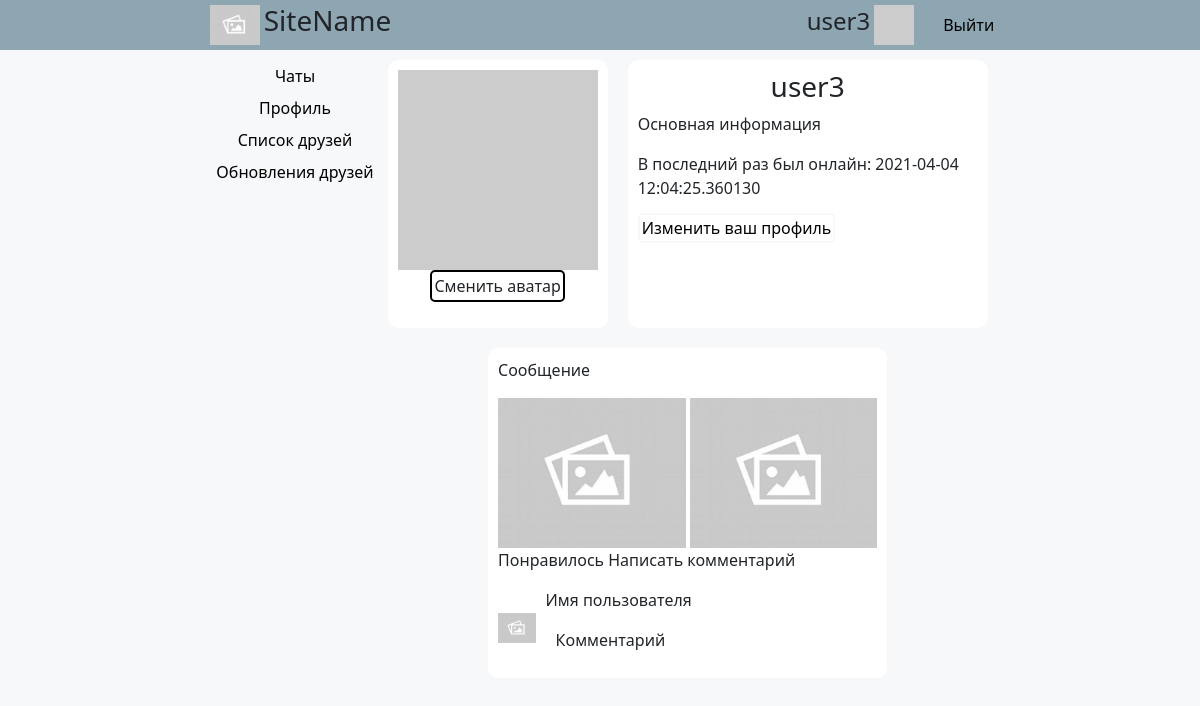
Before: /user/user3 (signed in) with the older database file.
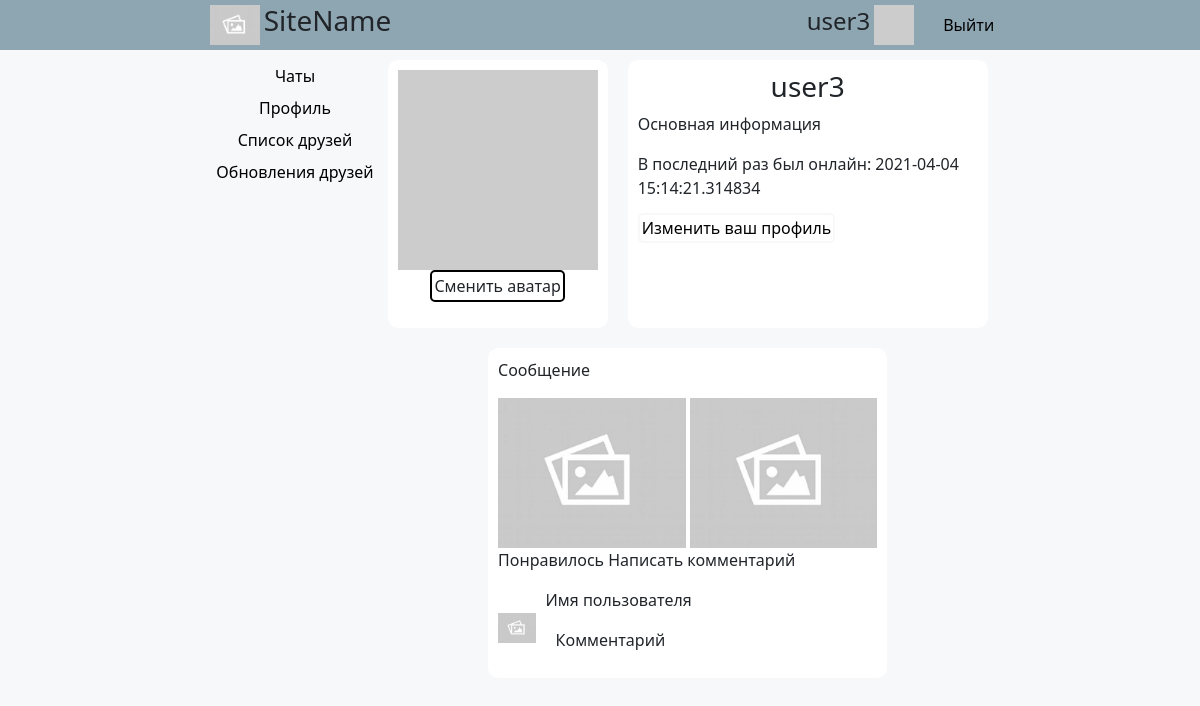
After: the same page with the newer database file.
### app/models.py (models this page shows, shortened)
class User(UserMixin, db.Model):
    id = db.Column(db.Integer, primary_key=True)
    username = db.Column(db.String(64), index=True, unique=True)
    email = db.Column(db.String(120), index=True, unique=True)
    password_hash = db.Column(db.String(128))
    posts = db.relationship('Post', backref='author', lazy='dynamic')
    invitations = db.relationship('Invitation', backref='user', lazy='dynamic')
    about_me = db.Column(db.String(140))
    last_seen = db.Column(db.DateTime, default=datetime.now(pytz.timezone('Europe/Moscow')))
    followed = db.relationship(
        'User', secondary=followers,
        primaryjoin=(followers.c.follower_id == id),
        secondaryjoin=(followers.c.followed_id == id),
        backref=db.backref('followers', lazy='dynamic'), lazy='dynamic')
    def avatar(self, size):
        digest = md5(self.email.lower().encode('utf-8')).hexdigest()
        return 'https://www.gravatar.com/avatar/{}?d=identicon&s={}'.format(
            digest, size)

### app/routes.py (the view)
@app.route('/user/<username>')
@login_required
def user(username):
    user = User.query.filter_by(username=username).first_or_404()
    chats = user.chats
    return render_template('user.html', user=user, chats=chats, title=user.username)

### app/models.py (called while the page is built)
@login.user_loader
def load_user(id):
    return User.query.get(int(id))

### app/routes.py (called while the page is built)
@app.before_request
def before_request():
    if current_user.is_authenticated:
        current_user.last_seen = datetime.now(pytz.timezone('Europe/Moscow'))
        db.session.commit()

### app/templates/user.html (shortened to what this page needs)
{% extends "base.html" %}
{% block content %}
    <div class = 'main-part'>
    <link rel="stylesheet" href="../static/profile.css" type="text/css"/>
    <div class="client-inf">
        <div class="avatar-change">
            <img src="{{ user.avatar(128) }}">
            {% if user == current_user %}
                <p class="change-button">Сменить аватар</p>
            {% endif %}
        </div>
        <div class="information-block">
            <h3>{{ user.username }}</h3>
            <p>Основная информация</p>
            {% if user.last_seen %}<p>В последний раз был онлайн: {{ user.last_seen }}</p>{% endif %}
            {% if user == current_user %}
                <p><a href="{{ url_for('edit_profile') }}">Изменить ваш профиль</a></p>
            {% elif not (current_user.is_following(user) or user.is_following(current_user)) %}
                <p><a href="{{ url_for('follow', username=user.username) }}">Добавить в друзья</a></p>
                <p><a href="{{ url_for('write_message', username=user.username) }}">Написать сообщение</a></p>
            {% else %}
                <p><a href="{{ url_for('unfollow', username=user.username) }}">Удалить из списка друзей</a></p>
                <p><a href="{{ url_for('write_message', username=user.username) }}">Написать сообщение</a></p>
            {% endif %}
        </div>
    </div>
    <div class = 'client-news'>
        <div class = 'note'>
            <p> Сообщение </p>
            <div class = "note-img-box">
                <img src = "../static/empty.jpg"/>
                <img src = "../static/empty.jpg"/>
            </div>
            <p class = "toolbar">
                <label class = "like">
                    Понравилось
                </label>
                <label class = "comment">
                    Написать комментарий
                </label>
            </p>
            <div class = 'comment-container'>
                <div class = 'comment-block'>
                    <div class = 'comment-user-inf'>
                        <img src = '../static/empty.jpg'>
                    </div>
                    <div class = 'comment-text'>
                        <p class = 'commentator-name'> Имя пользователя </p>
                        <p class = 'comment-text'> Комментарий </p>
                    </div>
                </div>
            </div>
        </div>
    </div>
    </div>
{% endblock %}

### app/templates/base.html (shortened to what this page needs)
<html>
    <head>
        <link href="https://cdn.jsdelivr.net/npm/bootstrap@5.0.0-beta3/dist/css/bootstrap.min.css" rel="stylesheet">
        <link rel="stylesheet" href="../static/common.css" type="text/css"/>
        <link rel="stylesheet" href="../static/messages.css" type="text/css"/>
        <link rel="stylesheet" href="../static/friends.css" type="text/css"/>
    </head>
    <body>
        <header class = "first_color">
		    <div class = "name-logo">
			    <div>
				    <img src = "../static/empty.jpg"/>
			    </div>
			    <div>
				    <h3>SiteName</h3>
			    </div>
		    </div>
            {% if current_user.is_authenticated %}
		        <div class = "user-information" onclick="location.href='{{ url_for('user', username=current_user.username)}}';">
			        <div>
				        <h4>{{ current_user.username }}</h4>
			        </div>
			        <div>
				        <img src = "{{ current_user.avatar(128) }}"/>
			        </div>
                    <div>
                        {% if current_user.is_anonymous %}
                            <a href="{{ url_for('login') }}">Войти</a>
                        {% else %}
                            <a href="{{ url_for('logout') }}">Выйти</a>
                        {% endif %}
                    </div>
		        </div>
            {% endif %}
	</header>
        <div class="content">
            <div class="site-nav">
                <a href="{{ url_for('index') }}">Чаты</a>
                {% if not current_user.is_anonymous %}
                    <a href="{{ url_for('user', username=current_user.username) }}">Профиль</a>
                {% endif %}
                <a href="{{ url_for('list_of_friends') }}">Список друзей</a>
                <a href ="{{ url_for('news') }}"> Обновления друзей </a>
            </div>
            {% block content %}{% endblock %}
        </div>
    </body>
</html>

### app/static/common.css (style rules this page uses)
.first_color { background-color: #8ea6b2; }
body { padding: 0px; margin: 0px; background-color: #f7f8fa; }
header { width: 100%; height: 50px; display: flex; justify-content: space-around; }
.name-logo img { height: 40px; align-self: center; }
.name-logo h3 { align-self: center; }
.name-logo div { height: 100%; display: flex; padding-left: 4px; }
.name-logo { height: 100%; display: flex; }
.user-information img { height: 40px; align-self: center; }
.user-information h4 { align-self: center; cursor: pointer; }
.user-information div { height: 100%; display: flex; padding-left: 4px; }
.user-information { height: 100%; display: flex; }
.content { display: flex; padding-top: 10px; width: 100%; justify-content: center; }
.site-nav { display: flex; flex-direction: column; justify-content: center; align-items: center; align-self: baseline; }
.main-part { width: 50%; display: flex; align-items: center; flex-direction: column; margin-left: 10px; }

### app/static/profile.css (style rules this page uses)
.client-inf { display: flex; }
.avatar-change { display:flex; flex-direction: column; align-items: center; background-color: white; border-radius: 10px; padding: 10px; }
.avatar-change img { height:200px; }
.avatar-change p { border: 2px solid black; border-radius: 5px; padding: 2px; cursor: pointer; }
.information-block { margin-left: 20px; width: 100%; display: flex; flex-direction: column; background-color: white; padding: 10px; border-radius: 10px; }
.information-block h3 { text-align: center; }
.information-block a { text-decoration: none; color: black; border: 2px solid #f7f8fa; border-radius: 5px; padding: 2px; }
.client-news { margin-top: 10px; }
.note { background-color: white; padding: 10px; border-radius: 10px; margin-top: 10px; }
.note img { height: 150px; }
.comment-block { display: flex; justify-content: flex-start; align-items: center; }
.comment-user-inf img { height: 30px; }
.comment-text { margin-left: 10px; }

### app/templates/base.html (style rules this page uses)
.site-nav a { text-decoration: none; color: black; border: 2px solid #f7f8fa; border-radius: 5px; padding: 2px; }
.user-information a { align-self: center; cursor: pointer; text-decoration: none; color: black; margin-left: 25px; }

Changed rows visible on the page:
changed User "user3": last_seen "2021-04-04 12:04:25.360130" → "2021-04-04 15:14:21.314834"
